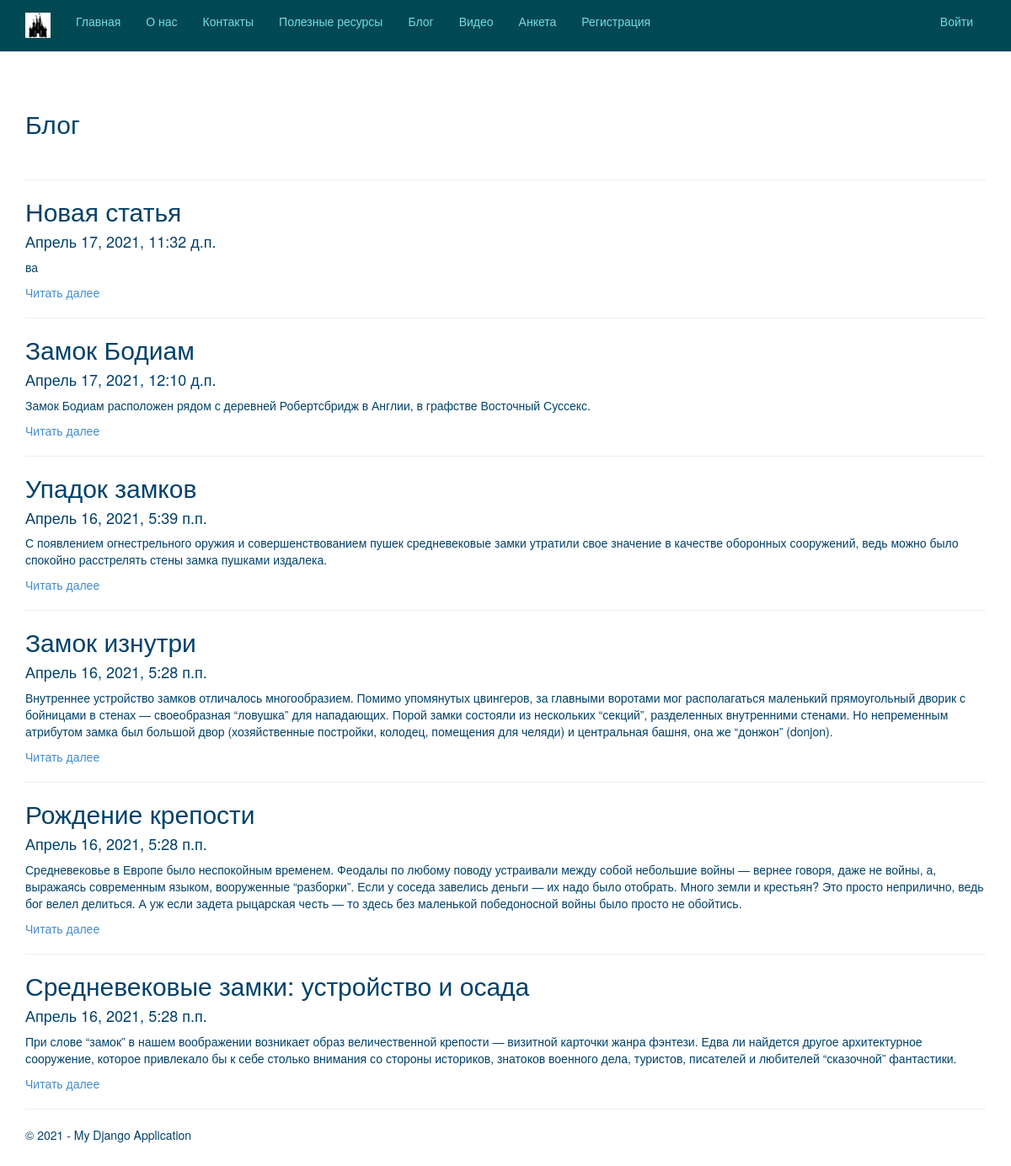
Screenshot of /blog/ with the database file from the repository.
### app/models.py (models this page shows, shortened)
class Blog(models.Model):
    title = models.CharField(max_length=100,unique_for_date="posted",verbose_name="Заголовок")
    description = models.TextField(verbose_name="Краткое содержание")
    content = models.TextField(verbose_name="Полное содержание")
    posted = models.DateTimeField(default = datetime.now(), db_index = True, verbose_name = "Опубликована")
    author = models.ForeignKey(User, null=True, blank=True, on_delete = models.SET_NULL, verbose_name = "Автор")
    image = models.FileField(default = 'temp.jpg', verbose_name="Путь к картинке")
    class Meta:
        db_table = "Posts"
        ordering = ["-posted"]
        verbose_name = "Статья блога"
        verbose_name_plural = "Статьи блога"

### app/views.py (the view)
# urls.py: url('blog/$', app.views.blog, name='blog'),
def blog(request):
    assert isinstance(request, HttpRequest)
    posts = Blog.objects.all()  # запрос на выбор всех статей блога из модели
    return render(
        request,
        "app/blog.html",
        {
            "title": "Блог",
            "posts": posts,  # передача списка статей в шаблон веб-страницы
            "year": datetime.now().year,
        },
    )

### app/templates/app/blog.html
﻿{% extends "app/layout.html" %}
{% block content %}
<h2>{{ title }}</h2> <br />
{% for post in posts %}
<hr/>
<div class="">
<h2> {{post.title}} </h2>
<h4> {{post.posted}} </h4>
<p> {{post.description}} </p>
<p><a href="{% url 'blogpost' parametr=post.id %}"> Читать далее </a></p>
</div>
{% endfor %}
{% endblock %}

### app/templates/app/layout.html (shortened to what this page needs)
﻿<!DOCTYPE html>
<html>
<head>
    {% load staticfiles %}
    <link rel="stylesheet" type="text/css" href="{% static 'app/content/bootstrap.css' %}" />
    <link rel="stylesheet" type="text/css" href="{% static 'app/content/site.css' %}" />
</head>
<body>
    <div class="navbar navbar-inverse navbar-fixed-top">
        <div class="container">
            <div class="navbar-header">
                <a href="/" class="navbar-brand"> <img src="{% static 'app/content/logo.jpg' %}" alt="logo" /> </a>
            </div>
            <div class="navbar-collapse collapse">
                <ul class="nav navbar-nav">
                    <li><a href="{% url 'home' %}">Главная</a></li>
                    <li><a href="{% url 'about' %}">О нас</a></li>
                    <li><a href="{% url 'contact' %}">Контакты</a></li>
                    <li><a href="{% url 'links' %}">Полезные ресурсы</a></li>
                    <li><a href="{% url 'blog' %}">Блог</a></li>
                    <li><a href="{% url 'videopost' %}"> Видео </a> </li>
                    <li><a href="{% url 'anketa' %}">Анкета</a></li>
                    {% if not user.is_authenticated %}
                     <li><a href="{% url 'registration' %}">Регистрация</a></li>
                    {% endif %}
                </ul>
                {% include 'app/loginpartial.html' %}
            </div>
        </div>
    </div>
    <div class="container body-content">
{% block content %}{% endblock %}
        <hr/>
        <footer>
            <p>&copy; {{ year }} - My Django Application</p>
        </footer>
    </div>
</body>
</html>

### app/templates/app/loginpartial.html
﻿{% if user.is_authenticated %}
<form id="logoutForm" action="/logout" method="post" class="navbar-right">
    {% csrf_token %}
    <ul class="nav navbar-nav navbar-right">
        <li><span class="navbar-brand">Приветствуем, {{ user.username }}!</span></li>
        <li><a href="javascript:document.getElementById('logoutForm').submit()">Выйти</a></li>
    </ul>
</form>
{% else %}
<ul class="nav navbar-nav navbar-right">
    <li><a href="{% url 'login' %}">Войти</a></li>
</ul>
{% endif %}

### app/static/app/content/site.css (style rules this page uses)
body { padding-top: 90px; padding-bottom: 20px; color: #00416A; }
p { color: #00416A; }
.body-content { padding-left: 15px; padding-right: 15px; }

### rows the page displays
Blog: title "Новая статья", posted "Апрель 17, 2021, 11:32 д.п.", description "ва"
Blog: title "Замок Бодиам", posted "Апрель 17, 2021, 12:10 д.п.", description "Замок Бодиам расположен рядом с деревней Робертсбридж в Англии, в графстве Восточный Суссекс."
Blog: title "Упадок замков", posted "Апрель 16, 2021, 5:39 п.п.", description "С появлением огнестрельного оружия и совершенствованием пушек средневековые замки утратили свое значение в качестве оборонных сооружений, ведь можно было спокойно расстрелять стены замка пушками издалека."
Blog: title "Замок изнутри", posted "Апрель 16, 2021, 5:28 п.п.", description "Внутреннее устройство замков отличалось многообразием. Помимо упомянутых цвингеров, за главными воротами мог располагаться маленький прямоугольный дворик с бойницами в стенах — своеобразная “ловушка” для нападающих. Порой замки состояли из нескольких “секций”, разделенных внутренними стенами. Но непременным атрибутом замка был большой двор (хозяйственные постройки, колодец, помещения для челяди) и центральная башня, она же “донжон” (donjon)."
Blog: title "Рождение крепости", posted "Апрель 16, 2021, 5:28 п.п.", description "Средневековье в Европе было неспокойным временем. Феодалы по любому поводу устраивали между собой небольшие войны — вернее говоря, даже не войны, а, выражаясь современным языком, вооруженные “разборки”. Если у соседа завелись деньги — их надо было отобрать. Много земли и крестьян? Это просто неприлично, ведь бог велел делиться. А уж если задета рыцарская честь — то здесь без маленькой победоносной войны было просто не обойтись."
Blog: title "Средневековые замки: устройство и осада", posted "Апрель 16, 2021, 5:28 п.п.", description "При слове “замок” в нашем воображении возникает образ величественной крепости — визитной карточки жанра фэнтези. Едва ли найдется другое архитектурное сооружение, которое привлекало бы к себе столько внимания со стороны историков, знатоков военного дела, туристов, писателей и любителей “сказочной” фантастики."

### other values shown
{{ title }} "Блог"
